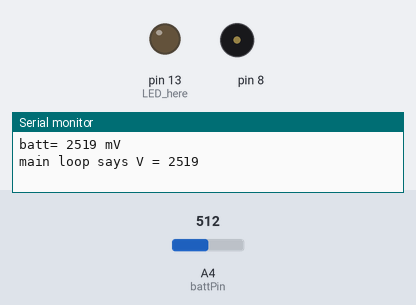
This sketch was run on a simulated Arduino Uno, built with avr-gcc and run on an emulated ATmega328P. Parts: output pins drawn as LEDs (lit = HIGH), buzzer (waves = sounding), the last lines printed to the serial monitor. Dashed ring = blinking. The inputs (shaded band) are chosen by the test bench; at power-on: A4 (battPin) = 512.

Above: at 6.2 s.
6.3 s: A4 (battPin) set to 202
At 8.27 s:
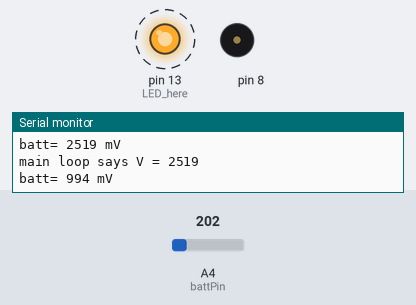
9.3 s: A4 (battPin) set to 174
At 14.42 s:
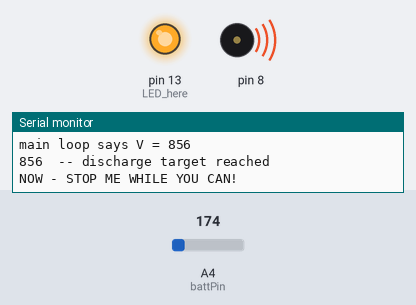
Timing chart, 0 to 16.8 s (numbered marks = the images above; inputs shaded):
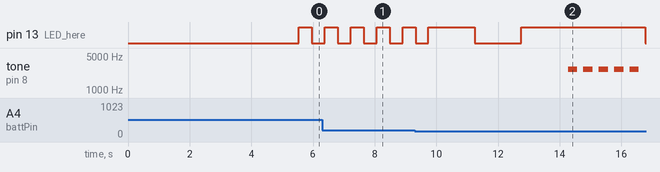

Measured:
- the behaviour switches between 188 and 187 on A4 (battPin) (found by bisection; images 1 and 2)
- after the input at 9.3 s, tone on pin 8: alternates 2700 Hz for 0.30 s and silent for 0.20 s, starting after 5.0 s

The sketch:

voltageSimpleNiMhDC.ino
```cpp
/*
 voltageSimplerNiMh to monitor batt discharge, using while loop;
 makes beep when target V reached using external discharge circuit
 */

#define battPin A4         // input pin for batt volt; need to say A4, no

const int targVolt= 920; // discharge target in mV, varies with batt type, depth you want
// this is target for NiCd, NiMh before putting to storage

int battVolt;            // in mV, calcul from analRead * mult
// long intervl;
long prevTime;

boolean done = false;        // not done yet
float mult = 4.920;      // multiplier empirically determined from measured V, may vary betw boards
boolean liteOn = false;  // flash LED to show program looping

void setup()   // option to calibrate voltage readout / target
{
  Serial.begin(9600);  // current app needs Ser Mon open
  pinMode(13, OUTPUT); // LED here
  pinMode(battPin, INPUT);


  // mV at pin
  battVolt =  round(analogRead(battPin) * mult);  // take initial reading
  Serial.print("AR x mult=");
  Serial.print(battVolt);
  Serial.print(" ");
  Serial.println("need calib.? - type y or n + enter");
  delay(5000);
  // while(!Serial.available());  // while no serial input, hold the action
  // will program hang @ while even if no Ser Mon open ?  Yes, so comment out prn, re-upload,
  // and all runs fine without input. Ser. Mon. open/close will reset, start sketch again, allow
  // to check calib, etc. No blame.
  if (Serial.available())
  {
    delay(40);  //flaky reading of chars unless some delay
    if  (Serial.read() == 'y')
    {
      calibrate();
    }
    else      // any char but y ends the setup; need braces? no
    Serial.println("calib done or bypassed"); // is this enough? yes
  }  //end if serial.avail

  printVals(battVolt);  // this inits prevTime global as well

}    //end setup

void loop()   // read the batt volt, print out value, tone when target reached
{
  //  intervl = (millis() - prevTime);   // ms. elapsed since last printVal job etc
  // will determine whether to do stuff or wait
  // read the analog input pin
  battVolt = round(analogRead(battPin) * mult);  // nearest int in mV

  Serial.print("main loop says V = ");
  Serial.println(battVolt);

  while(done == false)       // do this until done is true,  when target V reached
  {                    // may not need this while loop but makes fast flash if sensing

    battVolt = round(analogRead(battPin) * mult);  // keep refreshed battVolt while looping here
    delay(120);  // unsteady value read and passed unless signif. delay here!

    if ( (battVolt > targVolt) )
    {
      if (millis() > (prevTime + 3000))
      {
        printVals(battVolt); // print every 3 sec while sensing
        // do not break, keep looping
        // Serial.println("while loop just read/print batt V w/ prVa");
      }

    }
    if (battVolt <= targVolt)     // target V reached
    {
      done = true;        // stops this while loop
      break;
    }
    // need way to exit while loop if none of above are true? no,
    // not if variables to evaluate & break are inside this loop

    if(liteOn) digitalWrite(13,HIGH);
    else digitalWrite(13,LOW);
    liteOn = !liteOn;   // invert each while loop for fast flash if sensing

    delay(300);      // while, you wait
  }  // end while loop  and fast flash

  //   Serial.println("exit while loop");


  if ((done == true) && (millis() > prevTime + 5000))  // main loop does this toning block
    // every 5 sec when done is true
  {
    Serial.print(battVolt);
    Serial.println("  -- discharge target reached");
    Serial.println ("NOW - STOP ME WHILE YOU CAN!");
    for (byte i=0; i<=4; i++)  // play finish tone every 5 sec
    {
      tone(8, 2700);   // don't need pin mode config for toner
      delay(300);
      noTone(8);
      delay(200);
    } // end tone loop;
    prevTime = millis();   // reset for toning interval
  }  // end terminal if: print and tone

  if(liteOn) digitalWrite(13,HIGH);
  else digitalWrite(13,LOW);
  liteOn = !liteOn;   // invert value each while loop for slow flash in main loop

  delay(1500);     // no reason to loop any faster

}  //end main loop

void calibrate()   // could, but doesn't return value, just resets global mult
{
  // reads the analog pin, adjust mult to read correct voltage, i.e. matching external v.meter
  // looking at v. to analog pin 3 vs. board grnd
  Serial.println("type u to raise V, d to lower, x to exit");
  char ch;
  while(!Serial.available());  // no serial input, hold the action
  while(ch != 'x')   //loop until x typed
  {
    delay(100);
    ch = Serial.read();
    if(ch =='u')
    {
      mult = (mult + 0.003);
      battVolt = round(analogRead(battPin) * mult);
      Serial.print("mult is now ");
      Serial.print(mult);
      Serial.print(" - volts read ");
      Serial.println(battVolt);
    }
    else if(ch =='d')
    {
      mult = (mult - 0.003);
      battVolt = round(analogRead(battPin) * mult);
      Serial.print("mult is now ");
      Serial.print(mult);
      Serial.print(" - volts read ");
      Serial.println(battVolt);
    }  //end else
    delay(100);
  }  // end while, presumably when an x is typed

  Serial.println("calib. done, starting discharge program");
  //     nothing returns ; mult global has been reset by calib function
}   //end calib function

void printVals(int battV)    // prints current mV as integer, resets prevTime
{
  Serial.print("batt= ");
  Serial.print(battV);
  Serial.println(" mV");
  prevTime = millis();  // tried print battVolt, failed to update even tho a global
}  //end printVals
```
